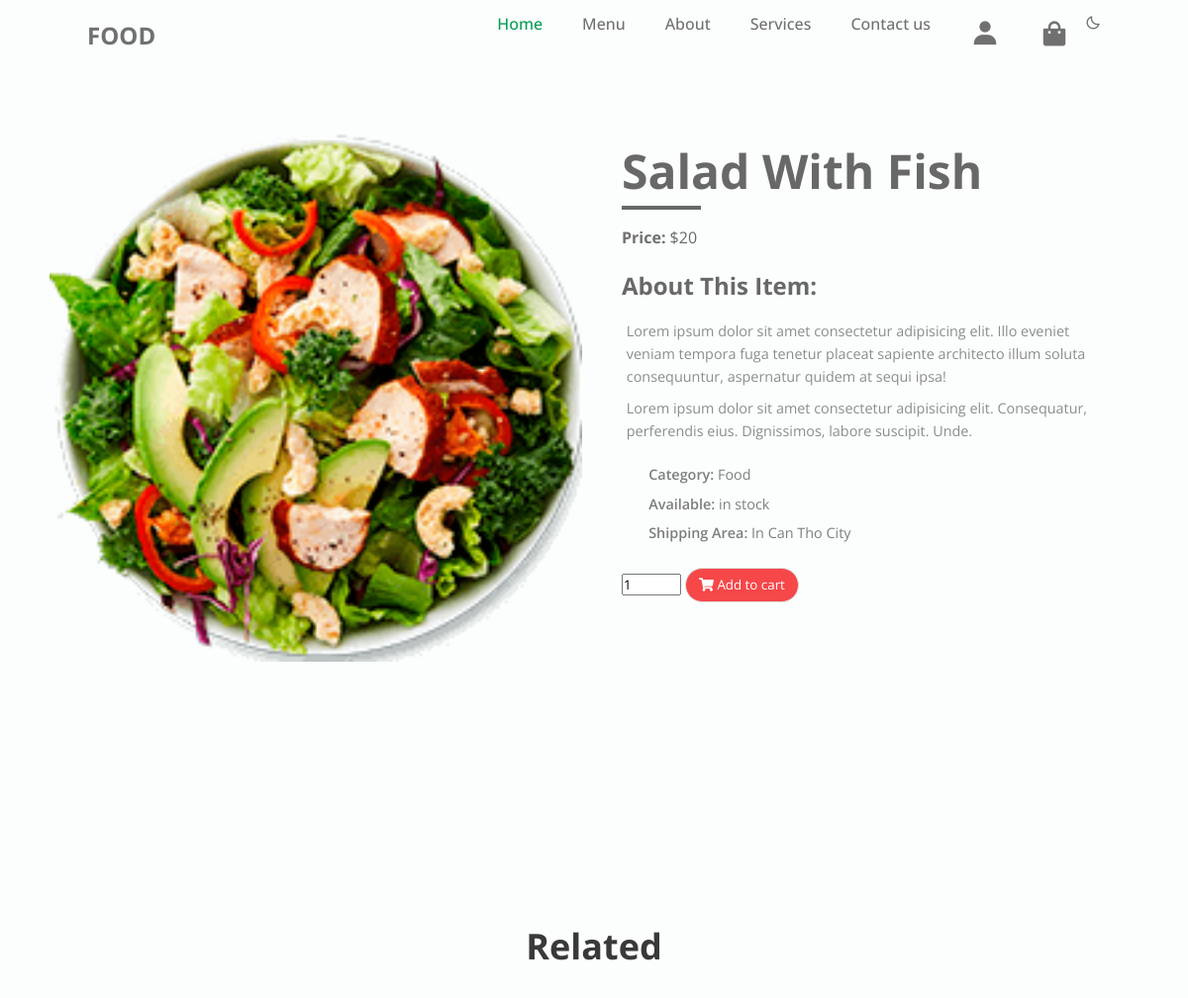
The page /details.php?&id=10002 on the database its author committed.
### tables this page shows
create table food(
   food_id int not null primary key,
   food_name varchar(50),
   food_img varchar(50),
   food_price int,
   food_des varchar(50)
);

### product_details.php (shortened to what this page needs)
<?php
$servername = "localhost";
$username = "root";
$password = "";
$dbname = "myfood";
$conn = new mysqli($servername, $username, $password, $dbname);
if(isset($_GET['id'])){
    $id = $_GET['id'];
$sql = "select *from food where food_id=$id";
$result = $conn->query($sql);
if ($result->num_rows > 0) {
 while($row = $result->fetch_assoc()) {
  echo '
  <form action="add_cart.php" mothod="GET">
        <div class = "card">
        <div class = "product-imgs">
          <div class = "img-display">
            <div class = "img-showcase">
              <img src = "'.$row["food_img"].'" alt = "shoe image">
            </div>
          </div>
        </div>
        <div class = "product-content">
          <h2 class = "product-title">'.$row["food_name"].'</h2>
          <div class = "product-price">
            <p class = "new-price">Price: <span>$'.$row["food_price"].'</span></p>
          </div>
          <div class = "product-detail">
            <h2>about this item: </h2>
            <p>Lorem ipsum dolor sit amet consectetur adipisicing elit. Illo eveniet veniam tempora fuga tenetur placeat sapiente architecto illum soluta consequuntur, aspernatur quidem at sequi ipsa!</p>
            <p>Lorem ipsum dolor sit amet consectetur adipisicing elit. Consequatur, perferendis eius. Dignissimos, labore suscipit. Unde.</p>
            <ul>
              <li>Category: <span>'.$row["food_des"].'</span></li>
              <li>Available: <span>in stock</span></li>
              <li>Shipping Area: <span>In Can Tho City</span></li>
            </ul>
          </div>
          <div class = "purchase-info">
            <input type = "number" min = "1" value = "1" name="quantity">
            <input type="hidden" name="id" value="'.$row["food_id"].'" >
            <button type="submit" class = "btn"><i class = "fas fa-shopping-cart"></i> Add to cart</button>
          </div>
        </div>
      </div>
    </form>
        ';
}
} else {
 echo "0 results";
}
}
?>

### assets/css/styles.css (style rules this page uses)
:root { --header-height: 3rem; --first-color: #069C54; --first-color-alt: #048654; --title-color: #393939; --text-color: #707070; --text-color-light: #A6A6A6; --body-color: #FBFEFD; --container-color: #f5f5f5; --body-font: 'Poppins', sans-serif; --biggest-font-size: 2.25rem; --h1-font-size: 1.5rem; --h2-font-size: 1.25rem; --h3-font-size: 1rem; --normal-font-size: .938rem; --small-font-size: .813rem; --smaller-font-size: .75rem; --font-medium: 500; --font-semi-bold: 600; --mb-1: .5rem; --mb-2: 1rem; --mb-3: 1.5rem; --mb-4: 2rem; --mb-5: 2.5rem; --mb-6: 3rem; --z-tooltip: 10; --z-fixed: 100; }
@media screen and (min-width: 768px) { :root { --biggest-font-size: 4rem; --h1-font-size: 2.25rem; --h2-font-size: 1.5rem; --h3-font-size: 1.25rem; --normal-font-size: 1rem; --small-font-size: .875rem; --smaller-font-size: .813rem; } }
*,::before,::after { box-sizing: border-box; }
html { scroll-behavior: smooth; }
body { margin: var(--header-height) 0 0 0; font-family: var(--body-font); font-size: var(--normal-font-size); background-color: var(--body-color); color: var(--text-color); line-height: 1.6; }
h1,h2,h3,p,ul { margin: 0; }
ul { padding: 0; list-style: none; }
img { max-width: 100%; height: auto; }
@media screen and (min-width: 768px) { body { margin: 0; } }

### assets/css/style_details.css (style rules this page uses)
* { box-sizing: border-box; padding: 0; margin: 0; font-family: 'Open Sans', sans-serif; }
body { line-height: 1.5; }
img { width: 60%; display: block; }
.img-display { overflow: hidden; }
.img-showcase { display: flex; width: 100%; transition: all 0.5s ease; }
.img-showcase img { min-width: 100%; }
.product-content { padding: 2rem 1rem; }
.product-title { font-size: 3rem; text-transform: capitalize; font-weight: 700; position: relative; color: #686868; margin: 1rem 0; }
.product-title::after { content: ""; position: absolute; left: 0; bottom: 0; height: 4px; width: 80px; background: #686868; }
.product-price { margin: 1rem 0; font-size: 1rem; font-weight: 700; }
.product-price span { font-weight: 400; }
.new-price span { color: #686868; }
.product-detail h2 { text-transform: capitalize; color: #686868; padding-bottom: 0.6rem; }
.product-detail p { font-size: 0.9rem; padding: 0.3rem; opacity: 0.8; }
.product-detail ul { margin: 1rem 0; font-size: 0.9rem; }
.product-detail ul li { margin: 0; list-style: none; background: url(shoes_images/checked.png) left center no-repeat; background-size: 18px; padding-left: 1.7rem; margin: 0.4rem 0; font-weight: 600; opacity: 0.9; }
.product-detail ul li span { font-weight: 400; }
.purchase-info { margin: 1.5rem 0; }
.purchase-info input { text-decoration: none; }
.purchase-info .btn { border: 1.5px solid #ddd; border-radius: 25px; text-align: center; padding: 0.45rem 0.8rem; outline: 0; margin-right: 0.2rem; margin-bottom: 1rem; }
.purchase-info input { width: 60px; }
.purchase-info .btn { cursor: pointer; color: #fff; }
.purchase-info .btn:first-of-type { background: #256eff; }
.purchase-info .btn:last-of-type { background: #f64749; }
@media screen and (min-width: 992px) { .card { display: grid; grid-template-columns: repeat(2, 1fr); grid-gap: 1.5rem; } }
@media screen and (min-width: 992px) { .product-imgs { display: flex; flex-direction: column; justify-content: center; } }
@media screen and (min-width: 992px) { .product-content { padding-top: 0; } }

### rows shown on the page
food: food_img (picture), food_name "Salad With Fish", food_price "20", food_des "Food"
